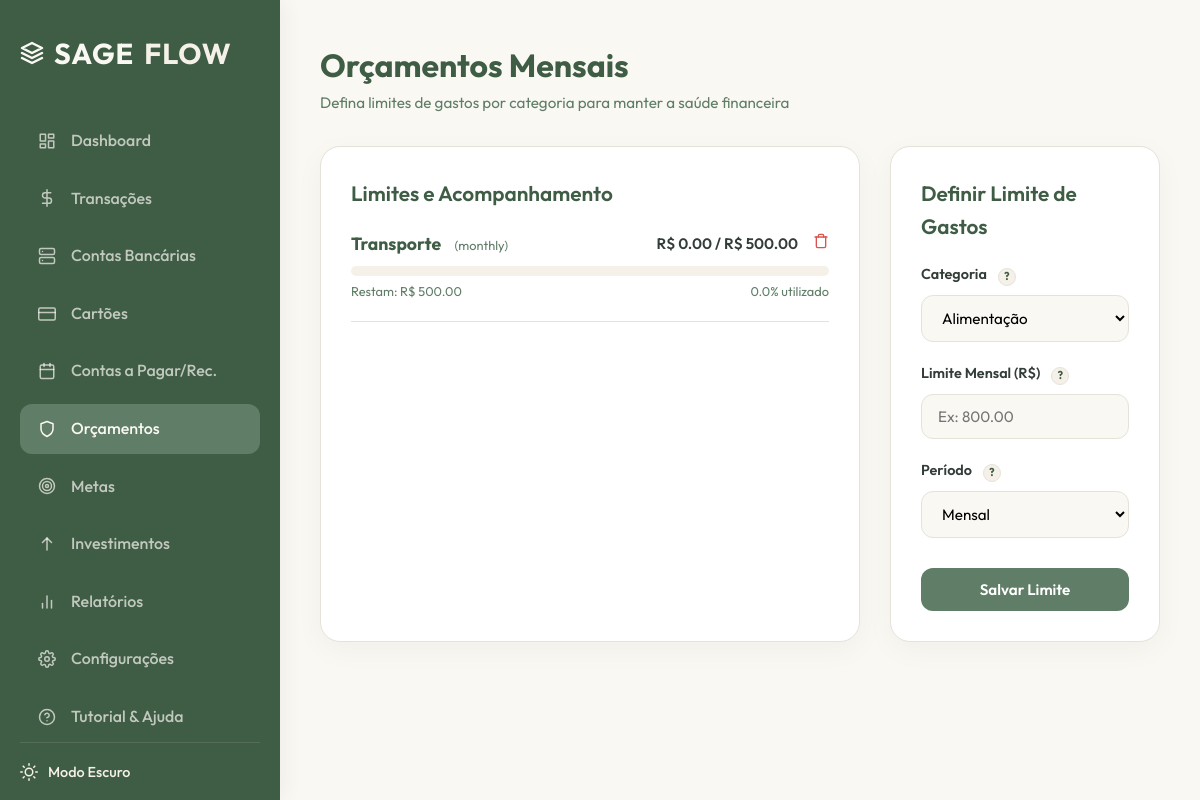
The page /budgets/ (signed in) on the database its author committed.
### app/models.py (models this page shows)
class Budget(db.Model):
    __tablename__ = 'budgets'
    id = db.Column(db.Integer, primary_key=True)
    user_id = db.Column(db.Integer, db.ForeignKey('users.id'), nullable=False)
    category = db.Column(db.String(100), nullable=False)
    amount_limit = db.Column(db.Float, nullable=False)
    current_spent = db.Column(db.Float, default=0.0, nullable=False)
    period = db.Column(db.String(20), default='monthly', nullable=False)

### app/routes/budgets.py (the view)
@budgets_bp.route('/')
@login_required
def index():
    budgets = Budget.query.filter_by(user_id=current_user.id).all()
    today = date.today()
    first_day_of_month = date(today.year, today.month, 1)
    budgets_list = []
    for budget in budgets:
        spent = Transaction.query.filter(
            Transaction.user_id == current_user.id,
            Transaction.type == 'expense',
            Transaction.category == budget.category,
            Transaction.date >= first_day_of_month
        ).with_entities(func.sum(Transaction.amount)).scalar() or 0.0
        budget.current_spent = spent
        db.session.add(budget)
        percent = (spent / budget.amount_limit * 100) if budget.amount_limit > 0 else 0
        budgets_list.append({
            'id': budget.id,
            'category': budget.category,
            'amount_limit': budget.amount_limit,
            'current_spent': spent,
            'percent': min(percent, 100),
            'raw_percent': percent,
            'period': budget.period
        })
    db.session.commit()
    return render_template('budgets.html', budgets=budgets_list)

### app/templates/budgets.html (shortened to what this page needs)
{% extends 'base.html' %}
{% block content %}
<div class="page-header">
    <div class="page-title">
        <h2>Orçamentos Mensais</h2>
        <p>Defina limites de gastos por categoria para manter a saúde financeira</p>
    </div>
</div>
<div class="section-grid">
    <div class="content-card">
        <h3>Limites e Acompanhamento</h3>
        {% if budgets %}
            {% for budget in budgets %}
                <div style="margin-bottom: 25px; padding-bottom: 20px; border-bottom: 1px solid var(--color-light-gray);">
                    <div style="display: flex; justify-content: space-between; align-items: center; margin-bottom: 8px;">
                        <div>
                            <span style="font-weight: 700; font-size: 1.1rem; color: var(--color-dark-green);">{{ budget.category }}</span>
                            <span style="font-size: 0.8rem; color: var(--color-sage); margin-left: 10px;">({{ budget.period }})</span>
                        </div>
                        <div style="display: flex; align-items: center; gap: 15px;">
                            <span style="font-weight: 600; font-size: 0.95rem;">
                                R$ {{ "%.2f"|format(budget.current_spent) }} / R$ {{ "%.2f"|format(budget.amount_limit) }}
                            </span>
                            <form action="{{ url_for('budgets.delete', id=budget.id) }}" method="POST" onsubmit="return confirm('Deseja excluir este orçamento?');">
                                <button type="submit" style="background: none; border: none; cursor: pointer; color: var(--color-danger);">
                                    <svg width="16" height="16" viewBox="0 0 24 24" fill="none" stroke="currentColor" stroke-width="2" stroke-linecap="round" stroke-linejoin="round"><polyline points="3 6 5 6 21 6"></polyline><path d="M19 6v14a2 2 0 0 1-2 2H7a2 2 0 0 1-2-2V6m3 0V4a2 2 0 0 1 2-2h4a2 2 0 0 1 2 2v2"></path></svg>
                                </button>
                            </form>
                        </div>
                    </div>
                    <div class="progress-bar-bg">
                    </div>
                    <div style="display: flex; justify-content: space-between; font-size: 0.8rem; color: var(--color-sage); margin-top: 5px;">
                        {% if budget.amount_limit > budget.current_spent %}
                            <span>Restam: R$ {{ "%.2f"|format(budget.amount_limit - budget.current_spent) }}</span>
                        {% else %}
                            <span style="color: var(--color-danger); font-weight: 600;">Orçamento excedido em R$ {{ "%.2f"|format(budget.current_spent - budget.amount_limit) }}!</span>
                        {% endif %}
                        <span>{{ "%.1f"|format(budget.raw_percent) }}% utilizado</span>
                    </div>
                </div>
            {% endfor %}
        {% else %}
            <div class="empty-state">
                <p>Nenhum limite de orçamento cadastrado.</p>
                <p style="font-size: 0.85rem; color: var(--color-sage);">Cadastre limites para categorias como Alimentação, Transporte, Lazer, etc. no formulário ao lado.</p>
            </div>
        {% endif %}
    </div>
    <div class="content-card" style="height: fit-content;">
        <h3>Definir Limite de Gastos</h3>
        <form action="{{ url_for('budgets.add') }}" method="POST">
            <div class="form-group">
                <label for="category" class="form-label">Categoria <div class="tooltip"><span class="help-badge">?</span><span class="tooltiptext">Escolha a categoria que terá o limite de despesas monitorado este mês.</span></div></label>
                <select id="category" name="category" class="form-control" required>
                    <option value="Alimentação">Alimentação</option>
                </select>
            </div>
            <div class="form-group">
                <label for="amount_limit" class="form-label">Limite Mensal (R$) <div class="tooltip"><span class="help-badge">?</span></div></label>
                <input type="number" id="amount_limit" name="amount_limit" class="form-control" step="0.01" placeholder="Ex: 800.00" required>
            </div>
            <div class="form-group">
                <label for="period" class="form-label">Período <div class="tooltip"><span class="help-badge">?</span><span class="tooltiptext">A periodicidade de renovação do limite orçamentário.</span></div></label>
                <select id="period" name="period" class="form-control" required>
                    <option value="monthly">Mensal</option>
                </select>
            </div>
            <button type="submit" class="btn btn-primary" style="width: 100%; margin-top: 10px;">Salvar Limite</button>
        </form>
    </div>
</div>
{% endblock %}

### app/static/css/style.css (style rules this page uses)
:root { --color-sage: #5F7D67; --color-dark-green: #3F5C45; --color-beige: #F5F1E8; --color-off-white: #FAF8F3; --color-light-gray: #E5E2DA; --color-dark-gray: #333d37; --color-card-bg: #ffffff; --color-accent-green: #4E6E58; --color-danger: #d9534f; --color-success: #5cb85c; --color-info: #5bc0de; --color-warning: #f0ad4e; --font-primary: 'Outfit', sans-serif; --border-radius-sm: 8px; --border-radius-md: 12px; --border-radius-lg: 20px; --box-shadow: 0 8px 30px rgba(0, 0, 0, 0.04); --box-shadow-hover: 0 12px 40px rgba(0, 0, 0, 0.08); --transition: all 0.3s cubic-bezier(0.25, 0.8, 0.25, 1); }
* { box-sizing: border-box; margin: 0; padding: 0; }
body { font-family: var(--font-primary); background-color: var(--color-off-white); color: var(--color-dark-gray); line-height: 1.6; overflow-x: hidden; }
.page-header { display: flex; justify-content: space-between; align-items: center; margin-bottom: 30px; }
.page-title h2 { font-size: 2rem; color: var(--color-dark-green); font-weight: 700; }
.page-title p { color: var(--color-sage); font-size: 0.95rem; }
.section-grid { display: grid; grid-template-columns: 2fr 1fr; gap: 30px; margin-bottom: 40px; }
.content-card { background-color: var(--color-card-bg); border-radius: var(--border-radius-lg); padding: 30px; box-shadow: var(--box-shadow); border: 1px solid var(--color-light-gray); }
.content-card h3 { font-size: 1.3rem; color: var(--color-dark-green); margin-bottom: 20px; font-weight: 600; display: flex; justify-content: space-between; align-items: center; }
.form-group { margin-bottom: 20px; }
.form-label { display: block; margin-bottom: 8px; font-weight: 600; font-size: 0.9rem; color: var(--color-dark-gray); }
.form-control { width: 100%; padding: 12px 16px; border-radius: var(--border-radius-md); border: 1px solid var(--color-light-gray); background-color: var(--color-off-white); font-family: var(--font-primary); font-size: 0.95rem; transition: var(--transition); }
.btn { display: inline-flex; align-items: center; justify-content: center; gap: 10px; padding: 12px 24px; border-radius: var(--border-radius-md); font-family: var(--font-primary); font-weight: 600; font-size: 0.95rem; border: none; cursor: pointer; transition: var(--transition); text-decoration: none; }
.btn-primary { background-color: var(--color-sage); color: #ffffff; }
.progress-bar-bg { background-color: var(--color-beige); height: 10px; border-radius: 50px; overflow: hidden; width: 100%; }
.tooltip { position: relative; display: inline-block; cursor: help; margin-left: 8px; vertical-align: middle; }
.help-badge { display: inline-flex; align-items: center; justify-content: center; width: 18px; height: 18px; background-color: var(--color-beige); color: var(--color-dark-green); border-radius: 50%; font-size: 0.7rem; font-weight: 700; border: 1px solid var(--color-light-gray); transition: var(--transition); }

### rows shown on the page
Budget: category "Transporte", period "monthly", current_spent "0.00", amount_limit "500.00", budget.amount_limit-budget.current_spent "500.00", raw_percent "0.0"
